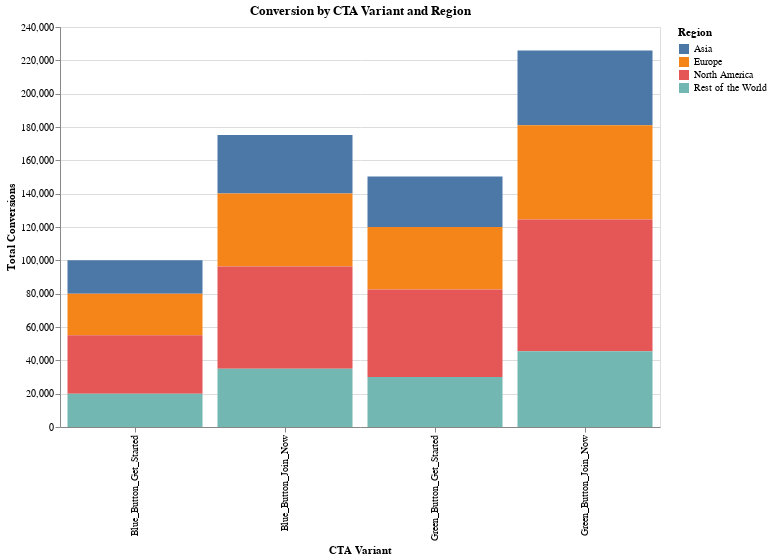

The cell this chart's notebook holds for it:
### Markdown cell above
### Group by CTA Variant and Region

### Code cell
cta_region_conversion = data.groupby(['Variant_Group', 'Region'])['Converted'].sum().reset_index()

stacked_bar_cta_region = alt.Chart(cta_region_conversion).mark_bar().encode(
    x=alt.X('Variant_Group:N', title='CTA Variant'),
    y=alt.Y('Converted:Q', title='Total Conversions'),
    color='Region:N',
    tooltip=['Variant_Group:N', 'Region:N', 'Converted:Q']
).properties(
    title='Conversion by CTA Variant and Region',
    height = 400,
    width = 600
)

stacked_bar_cta_region.show()

### Figure 1 — Vega-Lite specification as saved in the notebook (floating-point values rounded to 4 significant figures)
{"config": {"view": {"continuousWidth": 300, "continuousHeight": 300}}, "data": {"name": "data-f9085ae5de8651a9e3f2828a48c8b6e9"}, "mark": {"type": "bar"}, "encoding": {"color": {"field": "Region", "type": "nominal"}, "tooltip": [{"field": "Variant_Group", "type": "nominal"}, {"field": "Region", "type": "nominal"}, {"field": "Converted", "type": "quantitative"}], "x": {"field": "Variant_Group", "title": "CTA Variant", "type": "nominal"}, "y": {"field": "Converted", "title": "Total Conversions", "type": "quantitative"}}, "height": 400, "title": "Conversion by CTA Variant and Region", "width": 600, "$schema": "https://vega.github.io/schema/vega-lite/v5.20.1.json", "datasets": {"data-f9085ae5de8651a9e3f2828a48c8b6e9": [{"Variant_Group": "Blue_Button_Get_Started", "Region": "Asia", "Converted": 20060}, {"Variant_Group": "Blue_Button_Get_Started", "Region": "Europe", "Converted": 24947}, {"Variant_Group": "Blue_Button_Get_Started", "Region": "North America", "Converted": 35077}, {"Variant_Group": "Blue_Button_Get_Started", "Region": "Rest of the World", "Converted": 19948}, {"Variant_Group": "Blue_Button_Join_Now", "Region": "Asia", "Converted": 35043}, {"Variant_Group": "Blue_Button_Join_Now", "Region": "Europe", "Converted": 43816}, {"Variant_Group": "Blue_Button_Join_Now", "Region": "North America", "Converted": 61351}, {"Variant_Group": "Blue_Button_Join_Now", "Region": "Rest of the World", "Converted": 34945}, {"Variant_Group": "Green_Button_Get_Started", "Region": "Asia", "Converted": 30204}, {"Variant_Group": "Green_Button_Get_Started", "Region": "Europe", "Converted": 37600}, {"Variant_Group": "Green_Button_Get_Started", "Region": "North America", "Converted": 52424}, {"Variant_Group": "Green_Button_Get_Started", "Region": "Rest of the World", "Converted": 30029}, {"Variant_Group": "Green_Button_Join_Now", "Region": "Asia", "Converted": 44865}, {"Variant_Group": "Green_Button_Join_Now", "Region": "Europe", "Converted": 56615}, {"Variant_Group": "Green_Button_Join_Now", "Region": "North America", "Converted": 78918}, {"Variant_Group": "Green_Button_Join_Now", "Region": "Rest of the World", "Converted": 45509}]}}
